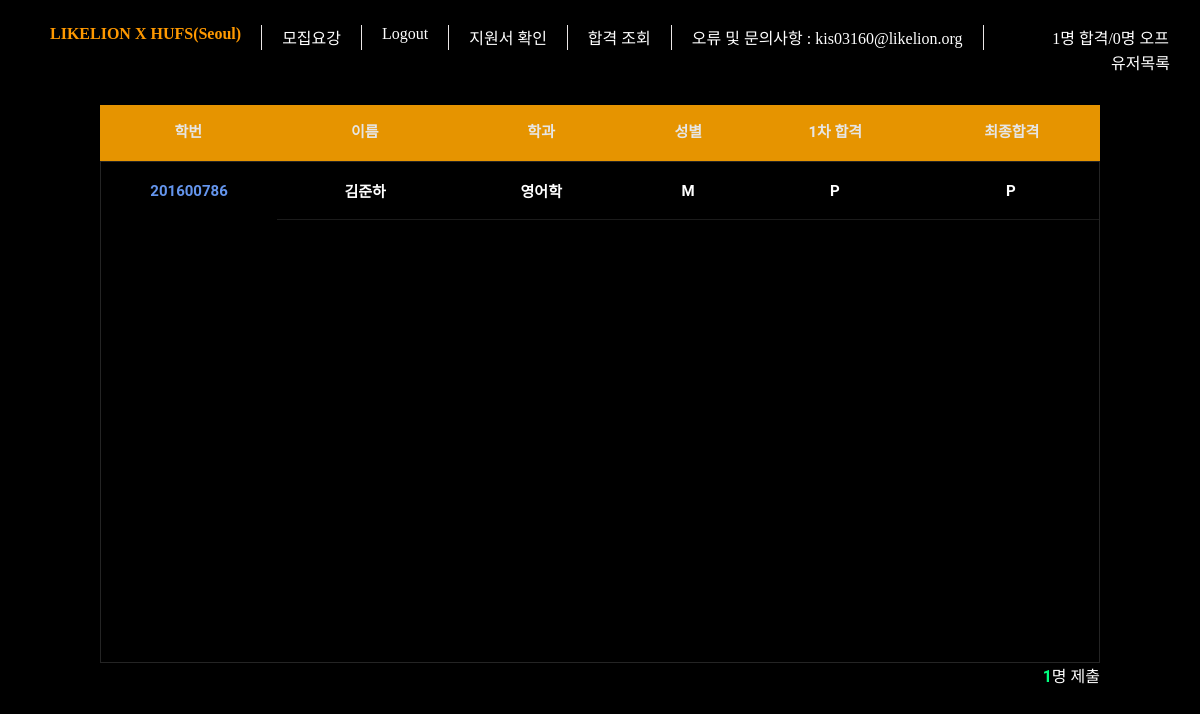
The page /page/view/ (signed in) on the database its author committed.
### testapp/models.py (models this page shows)
class Apply(models.Model):
    user = models.OneToOneField(User, related_name='apply_user',on_delete=models.CASCADE)
    signup = models.OneToOneField(Signup, related_name='signup_user',on_delete=models.CASCADE)
    HTML = (
        ('Y', 'yes'),
        ('N', 'no')
    )
    INTERVIEW = (
        ('on', '온라인 면접'),
        ('off', '오프라인 면접')
    )
    q1 = models.TextField()
    q2 = models.TextField()
    q3 = models.TextField()
    q4 = models.TextField()
    q5 = models.TextField()
    codecademy = models.TextField(max_length=1, choices=HTML)
    interview = models.TextField(max_length=3, choices=INTERVIEW, null=True)
    first_PF = (
        ('P', '1차 합격'),
        ('F', '불합격')
    )
    final_PF = (
        ('P', '최종 합격'),
        ('F', '불합격')
    )
    first_pf = models.TextField(max_length=1, choices=first_PF, null=True)
    final_pf = models.TextField(max_length=1, choices=final_PF, null=True)

### sheet/models.py (models this page shows, shortened)
class Signup(models.Model):
    user = models.OneToOneField(User,on_delete = models.CASCADE, related_name='user')
    GENDER = (
        ('F','female'),
        ('M','male'),
    )
    name = models.CharField(max_length=100, null=False)
    phone = models.CharField(max_length=100)
    gender = models.CharField(max_length=1,choices = GENDER)
    major = models.CharField(max_length=200, null=False)

### testapp/views.py (the view)
# urls.py: path('view/', view, name='view'),
def view(request):  # 운영진 페이지
    if request.user.is_staff:
        posts = Apply.objects.all().order_by('-first_pf').filter(first_pf="P")
        pass_num = 0
        fail = 0
        off = 0
        for i in posts:
            if i.first_pf == "P":
                pass_num += 1
            if i.first_pf  == "F":
                fail += 1
            if i.interview == "off" and i.first_pf =="P":
                off += 1
        return render(request, 'detail.html', {'posts' : posts, 'pass' : pass_num, 'fail' : fail , 'off' : off})
    else:
        return render(request, 'alert.html')

### testapp/templates/detail.html (shortened to what this page needs)
{% load static %}
{%if user.is_authenticated%}
        <!DOCTYPE html>
        <html lang="en">
        <head>
        </head>
        <body>
          <nav style="height: initial !important;">
            <ul>
              <li class="active"><a href="{% url 'home' %}">LIKELION X HUFS(Seoul)</a></li>
              <li><a href="{% url 'recruit' %}">모집요강</a></li>
              {% if user.is_authenticated %}
              <li><a href="{%url 'logout'%}">Logout</a></li>
              <li><a href="{% url 'create' %}">지원서 확인</a></li>
              <li><a href="{% url 'result' %}">합격 조회</a></li>
              {% else %}
              <li><a href="{%url 'login'%}">Login</a></li>
              {%endif%}
              <li >오류 및 문의사항 : kis03160@likelion.org</li>
              {% if user.is_staff %}
              <li style="float: right; padding-right: 5%;"><a href="{% url 'view' %}">{{pass}}명 합격/{{off}}명 오프</a></li>
              <li style="float: right; padding-right: 5%;"><a href="{% url 'users' %}">유저목록</a></li>
              {%endif%}
            </ul>
          </nav>
                <section>
                        <div class="tbl-header">
                          <table cellpadding="0" cellspacing="0" border="0">
                            <thead>
                              <tr>
                                <th width="60px"><strong />학번</th>
                                <th width="60px"><strong />이름</th>
                                <th width="60px"><strong />학과</th>
                                <th width="30px"><strong />성별</th>
                                <th width="60px"><strong />1차 합격</th>
                                <th width="60px"><strong />최종합격</th>
                              </tr>
                            </thead>
                          </table>
                        </div>
                        <div class="tbl-content">
                          <table cellpadding="0" cellspacing="0" border="0">
                            <tbody>
                                {% for post in posts%}
                                    <div>
                                <tr>
                                    <th width="60px"><strong> <a href="{% url 'lookup' post.id %}">{{post.user}}</a></strong></th>
                                    <td width="60px"><strong>{{post.signup.name}}</strong></td>
                                    <td width="60px"><strong>{{post.signup.major}}</strong></td>
                                    <td width="30px"><strong>{{post.signup.gender}}</strong></td>
                                    <td width="60px"><strong>{{post.first_pf|default:"-"}}</strong></td>
                                    <td width="60px"><strong>{{post.final_pf|default:"-"}}</strong></td>
                                  </tr>
                                </div>
                                  {%endfor%}
                            </tbody>
                        </table>
                      </div>
                      <p style="color: white; text-align: right;"><b style="color:springgreen;">{{posts|length}}</b>명 제출</p>
                    </section>
      </body>
      </html>
      {% else %}
<script type="text/javascript">
    alert('로그인이 필요합니다.')
    window.location.href = 'login';
  </script>
{% endif %}

### sheet/static/css/base.css (style rules this page uses)
* { margin: 0; padding: 0; }
html,body { background-color: black !important; height: 100vh; }
nav { top:0; padding: 30px; padding-top: 25px !important; font-size:medium; overflow: unset; position: fixed; background-color: black; width: 100% !important; z-index: 11; height: 70px; }
ul { overflow: auto; list-style-type: none; }
li { font-family: 'GmarketSansMedium'; color: white; font: 25px/1 !important; height: 25px; float: left; margin-right: 0px; border-right: 1px solid rgb(235, 231, 231); padding: 0 20px; }
li:last-child { border-right: none; }
li a { text-decoration: none; color: white; font: 25px/1 !important; font-family: 'GmarketSansMedium'; -webkit-transition: all 0.5s ease; -moz-transition: all 0.5s ease; -o-transition: all 0.5s ease; -ms-transition: all 0.5s ease; transition: all 0.5s ease; }
li.active a { font-weight: bold; color: rgb(255, 153, 0); }

### testapp/templates/detail.html (style rules this page uses)
html { height: 100%; overflow:hidden; }
table { width:100%; table-layout: fixed; }
.tbl-header { background-color: orange; opacity: 0.9; }
.tbl-content { height:500px; overflow-x:auto; text-align: center; margin-top: 0px; border: 1px solid rgba(121, 120, 120, 0.3); }
th { padding: 20px 15px; text-align: center; font-weight: 500; font-size: 15px; font-weight: 1000; color: white; text-transform: uppercase; }
td { padding: 15px; text-align: center; vertical-align:middle; font-weight: 300; font-size: 15px; color: white; border-bottom: solid 1px rgba(128, 126, 126, 0.212); word-break: keep-all; }
a { color:cornflowerblue; text-decoration: none; z-index: 10; }
body { background: black; font-family: 'Roboto', sans-serif; background-attachment: fixed; background-size: cover; height: 100%; }
section { padding: 100px; height: 80%; }

### rows shown on the page
Apply: user "201600786", signup.name "김준하", signup.major "영어학", signup.gender "M", first_pf "P", final_pf "P"

### other values the page prints
{{ pass }} "1"
{{ off }} "0"
{{ posts|length }} "1"
